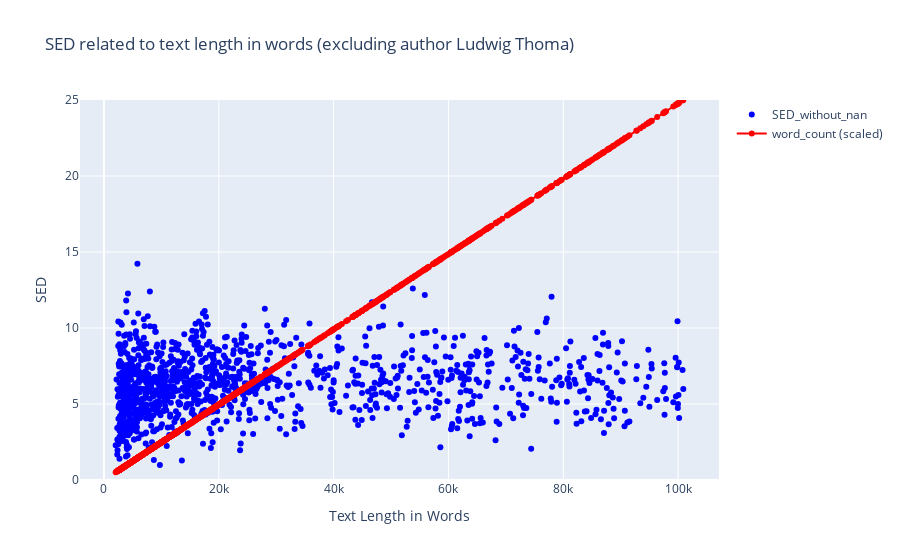

The cell this chart's notebook holds for it:
### Code cell
import plotly.graph_objects as go

# Filter out rows with author "Ludwig Thoma"
df_filtered = df[df['author_used_name'] != 'Ludwig Thoma']

# Sort the filtered DataFrame by 'word_count' column
df_sorted_by_word_count = df_filtered.sort_values(by='word_count')

# Create scatter plot for SED_without_nan
scatter = go.Scatter(x=df_sorted_by_word_count['word_count'], 
                     y=df_sorted_by_word_count['SED_without_nan'],
                     mode='markers',
                     marker=dict(color='blue'),
                     name='SED_without_nan',
                     text=df_sorted_by_word_count['filename'],  # Hover text
                     hoverinfo='text')

# Create line plot for scaled word_count
line = go.Scatter(x=df_sorted_by_word_count['word_count'], 
                  y=df_sorted_by_word_count['word_count'] / df_sorted_by_word_count['word_count'].max() * 25,
                  mode='lines+markers',
                  marker=dict(color='red'),
                  name='word_count (scaled)')

# Create layout
layout = go.Layout(title='SED related to text length in words (excluding author Ludwig Thoma)',
                   xaxis=dict(title='Text Length in Words'),
                   yaxis=dict(title='SED', range=[0, 25]),
                   hovermode='closest')

# Create figure
fig = go.Figure(data=[scatter, line], layout=layout)

# Show plot
fig.show()

### Figure 1 — Plotly figure (JSON) as saved in the notebook; plotly's stock layout.template omitted (floating-point values rounded to 4 significant figures; data arrays with more than 128 entries replaced by an {"elided": "..."} marker saying what was removed)
{"data": [{"hoverinfo": "text", "marker": {"color": "blue"}, "mode": "markers", "name": "SED_without_nan", "text": {"elided": "1205 str values"}, "type": "scatter", "x": {"elided": "1205 int values"}, "y": {"elided": "1205 float values"}}, {"marker": {"color": "red"}, "mode": "lines+markers", "name": "word_count (scaled)", "type": "scatter", "x": {"elided": "1205 int values"}, "y": {"elided": "1205 float values"}}], "layout": {"hovermode": "closest", "title": {"text": "SED related to text length in words (excluding author Ludwig Thoma)"}, "xaxis": {"title": {"text": "Text Length in Words"}}, "yaxis": {"range": [0, 25], "title": {"text": "SED"}}}}
